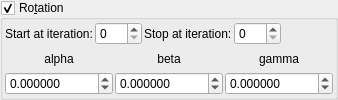
    <widget class="MyGroupBox" name="groupCheck_transf_rotation_enabled">
     <property name="title">
      <string>Ro&amp;tation</string>
     </property>
     <property name="checkable">
      <bool>true</bool>
     </property>
     <layout class="QVBoxLayout" name="verticalLayout_9" stretch="0,0">
      <property name="spacing">
       <number>2</number>
      </property>
      <property name="leftMargin">
       <number>2</number>
      </property>
      <property name="topMargin">
       <number>2</number>
      </property>
      <property name="rightMargin">
       <number>2</number>
      </property>
      <property name="bottomMargin">
       <number>2</number>
      </property>
      <item>
       <layout class="QGridLayout" name="gridLayout_62">
        <property name="spacing">
         <number>2</number>
        </property>
        <item row="1" column="5">
         <spacer name="horizontalSpacer_35">
          <property name="orientation">
           <enum>Qt::Horizontal</enum>
          </property>
          <property name="sizeHint" stdset="0">
           <size>
            <width>40</width>
            <height>2</height>
           </size>
          </property>
         </spacer>
        </item>
        <item row="1" column="2">
         <widget class="QLabel" name="label_247">
          <property name="text">
           <string>Stop at iteration:</string>
          </property>
         </widget>
        </item>
        <item row="1" column="3">
         <widget class="MySpinBox" name="spinboxInt_transf_stop_iterations_R">
          <property name="sizePolicy">
           <sizepolicy hsizetype="Minimum" vsizetype="Maximum">
            <horstretch>0</horstretch>
            <verstretch>0</verstretch>
           </sizepolicy>
          </property>
          <property name="maximum">
           <number>999</number>
          </property>
         </widget>
        </item>
        <item row="1" column="1">
         <widget class="MySpinBox" name="spinboxInt_transf_start_iterations_R">
          <property name="sizePolicy">
           <sizepolicy hsizetype="Minimum" vsizetype="Maximum">
            <horstretch>0</horstretch>
            <verstretch>0</verstretch>
           </sizepolicy>
          </property>
          <property name="maximum">
           <number>999</number>
          </property>
         </widget>
        </item>
        <item row="1" column="0">
         <widget class="QLabel" name="label_246">
          <property name="text">
           <string>Start at iteration:</string>
          </property>
         </widget>
        </item>
       </layout>
      </item>
      <item>
       <layout class="QGridLayout" name="gridLayout_11">
        <property name="spacing">
         <number>2</number>
        </property>
        <item row="1" column="0">
         <widget class="QLabel" name="label_35">
          <property name="text">
           <string notr="true">alpha</string>
          </property>
          <property name="alignment">
           <set>Qt::AlignCenter</set>
          </property>
         </widget>
        </item>
        <item row="2" column="0">
         <widget class="MyDoubleSpinBox" name="spinboxd3_transf_rotation_x">
          <property name="sizePolicy">
           <sizepolicy hsizetype="Minimum" vsizetype="Maximum">
            <horstretch>0</horstretch>
            <verstretch>0</verstretch>
           </sizepolicy>
          </property>
          <property name="prefix">
           <string/>
          </property>
          <property name="suffix">
           <string/>
          </property>
          <property name="decimals">
           <number>6</number>
          </property>
          <property name="minimum">
           <double>-36000.000000000000000</double>
          </property>
          <property name="maximum">
           <double>36000.000000000000000</double>
          </property>
          <property name="singleStep">
           <double>1.000000000000000</double>
          </property>
         </widget>
        </item>
        <item row="2" column="1">
         <widget class="MyDoubleSpinBox" name="spinboxd3_transf_rotation_y">
          <property name="sizePolicy">
           <sizepolicy hsizetype="Minimum" vsizetype="Maximum">
            <horstretch>0</horstretch>
            <verstretch>0</verstretch>
           </sizepolicy>
          </property>
          <property name="prefix">
           <string/>
          </property>
          <property name="suffix">
           <string/>
          </property>
          <property name="decimals">
           <number>6</number>
          </property>
          <property name="minimum">
           <double>-36000.000000000000000</double>
          </property>
          <property name="maximum">
           <double>36000.000000000000000</double>
          </property>
          <property name="singleStep">
           <double>1.000000000000000</double>
          </property>
         </widget>
        </item>
        <item row="2" column="2">
         <widget class="MyDoubleSpinBox" name="spinboxd3_transf_rotation_z">
          <property name="sizePolicy">
           <sizepolicy hsizetype="Minimum" vsizetype="Maximum">
            <horstretch>0</horstretch>
            <verstretch>0</verstretch>
           </sizepolicy>
          </property>
          <property name="prefix">
           <string/>
          </property>
          <property name="suffix">
           <string/>
          </property>
          <property name="decimals">
           <number>6</number>
          </property>
          <property name="minimum">
           <double>-36000.000000000000000</double>
          </property>
          <property name="maximum">
           <double>36000.000000000000000</double>
          </property>
          <property name="singleStep">
           <double>1.000000000000000</double>
          </property>
         </widget>
        </item>
        <item row="1" column="1">
         <widget class="QLabel" name="label_34">
          <property name="text">
           <string notr="true">beta</string>
          </property>
          <property name="alignment">
           <set>Qt::AlignCenter</set>
          </property>
         </widget>
        </item>
        <item row="1" column="2">
         <widget class="QLabel" name="label_36">
          <property name="text">
           <string notr="true">gamma</string>
          </property>
          <property name="alignment">
           <set>Qt::AlignCenter</set>
          </property>
         </widget>
        </item>
       </layout>
      </item>
     </layout>
    </widget>
